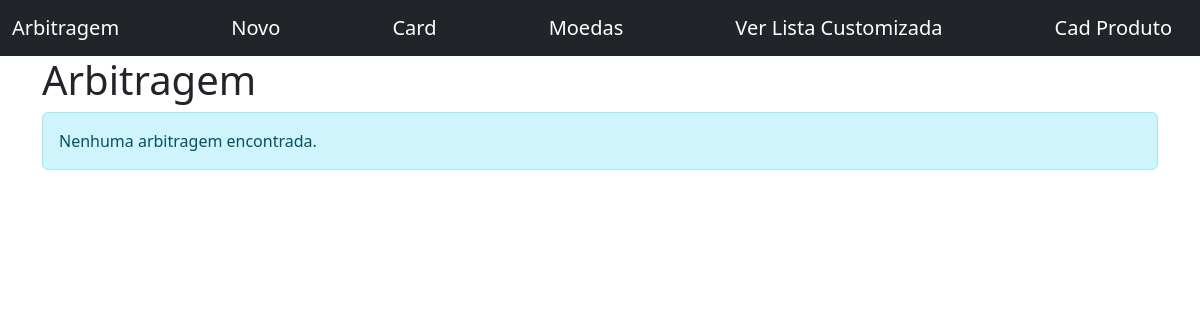
The app's page /, older data.
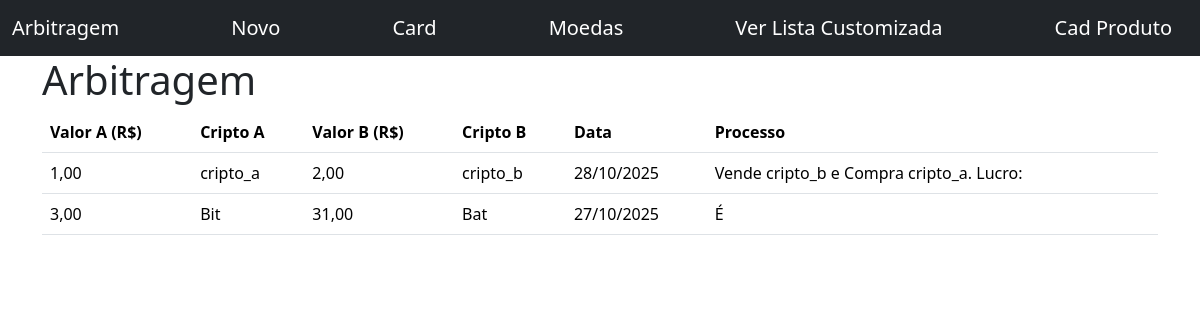
The same page, newer data.
### arbitrage/models.py (models this page shows)
class Arbitragem(models.Model):
    price_a  = models.DecimalField(verbose_name="Valor A (R$):", max_digits=10, decimal_places=2, null=False, blank=False)
    cripto_a = models.CharField(verbose_name="Cripto A:", max_length=200, null=False, blank=False)
    price_b  = models.DecimalField(verbose_name="Valor B (R$):", max_digits=10, decimal_places=2, null=False, blank=False)
    cripto_b = models.CharField(verbose_name="Cripto B:", max_length=200, null=False, blank=False)
    data     = models.DateTimeField(verbose_name="Data:") #default=datetime.now() ao realizar migrations ele gera sempre um novo
    processo = models.CharField(verbose_name="Processo:", max_length=200, null=False, blank=False)

### arbitrage/views.py (the view)
# urls.py: path("", ArbitragemListView.as_view(), name="arbitragem_list"),
class ArbitragemListView(ListView):
    model = Arbitragem #Procura o nome da APP e o nome do modelo

### arbitrage/templates/arbitrage/arbitragem_list.html (shortened to what this page needs)
{% extends "base.html" %}
{% block content %}
    <h1>Arbitragem</h1>
    {%if arbitragem_list %}
        <table class="table">
            <thead>
                <tr>
                    <th scope="col">Valor A (R$)</th>
                    <th scope="col">Cripto A</th>
                    <th scope="col">Valor B (R$)</th>
                    <th scope="col">Cripto B</th>
                    <th scope="col">Data</th>
                    <th scope="col">Processo</th>
                </tr>
            </thead>
            <tbody table-striped>
                {% for arbitragem in arbitragem_list %}
                    <tr>
                        <td>{{ arbitragem.price_a }}</td>
                        <td>{{ arbitragem.cripto_a }}</td>
                        <td>{{ arbitragem.price_b }}</td>
                        <td>{{ arbitragem.cripto_b}}</td>
                        <td>{{ arbitragem.data | date:"d/m/Y"}}</td>
                        <td>{{ arbitragem.processo}}</td>
                    </tr>
                {% endfor %}
            </tbody>
        </table>
    {% else %}
        <p class="alert alert-info">Nenhuma arbitragem encontrada.</p>
    {% endif %}
{% endblock content %}

Row changes from the older to the newer data that the page shows:
added Arbitragem: price_a "1,00", cripto_a "cripto_a", price_b "2,00", cripto_b "cripto_b", data "28/10/2025", processo "Vende cripto_b e Compra cripto_a. Lucro:"
added Arbitragem: price_a "3,00", cripto_a "Bit", price_b "31,00", cripto_b "Bat", data "27/10/2025", processo "É"
Text that changed along with them:
text no longer shown: "Nenhuma arbitragem encontrada."
text now shown: "Valor A (R$) Cripto A Valor B (R$) Cripto B Data Processo"
